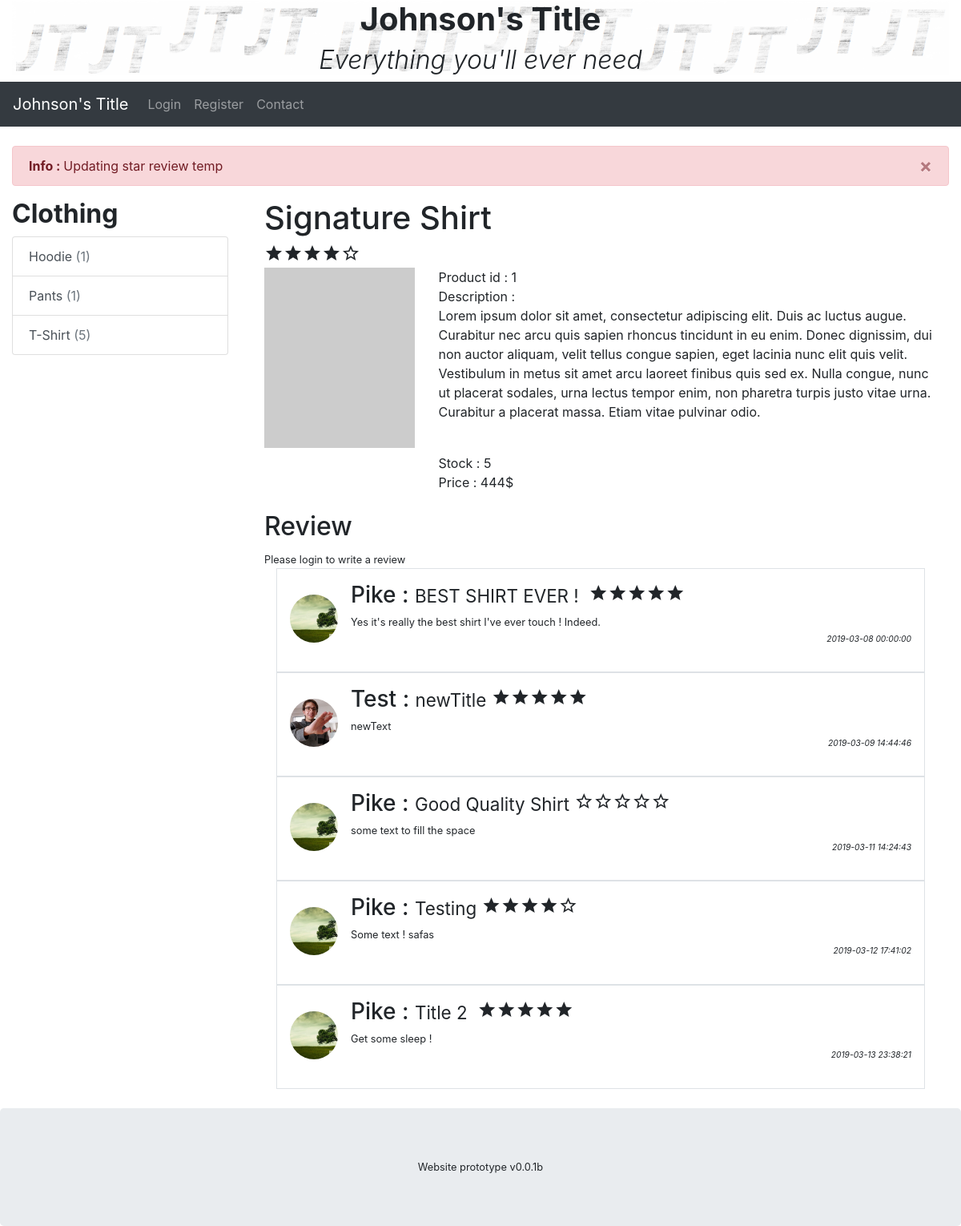
Screenshot of /index.php?action=clothing&productKey=1 with the database file from the repository.
### tables this page shows
CREATE TABLE `products` (
  `id` int(11) NOT NULL,
  `name` varchar(255) NOT NULL,
  `price` int(11) NOT NULL,
  `description` text,
  `stock` int(11) NOT NULL,
  `type` int(11) NOT NULL
);

CREATE TABLE `product_review` (
  `id` int(11) NOT NULL,
  `fkUsersId` int(11) NOT NULL,
  `fkProductsId` int(11) NOT NULL,
  `title` varchar(255) NOT NULL,
  `review` text,
  `star` int(11) DEFAULT NULL,
  `date` datetime NOT NULL DEFAULT CURRENT_TIMESTAMP
);

CREATE TABLE `users` (
  `id` int(11) NOT NULL,
  `pseudo` varchar(255) NOT NULL,
  `pswd` varchar(255) NOT NULL,
  `email` varchar(255) NOT NULL,
  `date_inscription` date NOT NULL
);

### view/frontend/product_view.php (called while the page is built)
<?php ob_start();
require("./view/frontend/content/product/product_handler.php");
require("./view/frontend/content/product/product_display.php");
$content = ob_get_clean();
require('./view/frontend/template2.php');

### controller/frontend.php (called while the page is built, shortened)
<?php
function clothing()
{
	require('./controller/clothing.php');
}

### index.php (called while the page is built)
<?php
require('./controller/frontend.php');
if (isset($_GET['action'])) {
    if ($_GET['action'] == 'main') {
        main();
    }
    elseif ($_GET['action'] == 'register') {
        register();
    }
    elseif ($_GET['action'] == 'login') {
        login();
    }
    elseif ($_GET['action'] == 'logout') {
        logout();
    }
    elseif ($_GET['action'] == 'myProfile') {
        myProfile();
    }
    elseif ($_GET['action'] == 'clothing') {
    clothing();
    }
    elseif ($_GET['action'] == 'title') {
    title();
    }
    else {
        main();
    }
}
else {
    main();
}

### view/frontend/content/product/product_handler.php (the view, shortened to what this page needs)
<?php
require_once("./model/ShopManager.php");
$shopManager = new ShopManager();
$id = $_GET['productKey'];
$data = $shopManager->getProductById($id);
$avgStar = $data['AVG_star']*1;
$s1 = round($avgStar * 2) / 2;
?>
<div>
    <h1> <?= $data["name"] ?> </h1>
    <?= $shopManager->generateStar($s1); ?>
    <br>
</div>
<div class="row">
    <div class="col-md-3">
        <img class="mx-auto d-block img-fluid" src="http://placehold.it/250x300">
    </div>
    <div class="col-md-9">
        Product id : <?= $data["id"] ?>
        <br>
        Description :
        <p>
            <?= $data["description"] ?>
        </p>
        <br>
        Stock : <?= $data["stock"] ?>
        <br>
        Price : <?= $data["price"]; ?>$
        <br>
    </div>
</div>
<?php
$req = $shopManager->getReview($id);
if ($req->rowCount() > 0) {
    while ($data = $req->fetch()) {
        $nbStar = $data['Star'] * 1;
        $star = $shopManager->generateStar($nbStar);
        ?>
<div id="r<?= $data['ReviewID'] ?>" class="media border p-3">
    <img src=<?= "/public/img/users/{$data['Username']}{$data['UserID']}/profile_picture.jpeg" ?> alt="Profile Pic" class="mr-3 mt-3 rounded-circle" style="width:60px;">
    <div class="media-body">
        <div class="row">
            <div class="col">
                <h3> <?= $data['Username'] ?> :
                    <small id="rTitle<?= $data['ReviewID'] ?>">
                        <?= $data['Title'] ?>
                    </small>
                    <span id="rStar<?= $data['ReviewID'] ?>">
                        <?= $star ?>
                    </span>
                </h3>
            </div>
        </div>
        <div id="rText<?= $data['ReviewID'] ?>">
            <?= $data['Text'] ?>
        </div>
        <p class="text-right">
            <small> <i> <?= $data['Date'] ?> </i></small>
        </p>
    </div>
</div>
<?php
}
} else {
    echo "Be the first to review this product !";
}

### model/ShopManager.php (shortened to what this page needs)
<?php
class ShopManager
{
	public function generateStar($star)
	{
		$star1 = "";
		if ($star * 2 % 2 == 0) {
			for ($i = 1; $i <= $star; $i++) {
				$star1 .= "<i value=\"{$i}\" class=\"material-icons\">star</i>";
			}
			for ($i = $star + 1; $i <= 5; $i++) {
				$star1 .= "<i value=\"{$i}\" class=\"material-icons\"> star_border</i>";
			}
			return $star1;
		}
	}
	public function getReview($id)
	{
		$db = $this->dbConnect();
		$req = $db->prepare('
			SELECT product_review.id as `ReviewID`,
			users.pseudo as `Username`,
			users.id as `UserID`,
			products.name as `ProductName`,
			product_review.review as `Text`,
			product_review.star as `Star`,
			product_review.date as `Date`,
			product_review.title as `Title`
			FROM `product_review`, users, products
			WHERE fkUsersId = users.id
			AND fkProductsId = products.id
			AND products.id = :productID');
		$req->execute(array('productID' => $id));
		return $req;
	}
	public function getProductById($id)
	{
		$db = $this->dbConnect();
		$req = $db->prepare("
			SELECT products.id, name, price, products.description ,stock, product_type.type, AVG(product_review.star) as `AVG_star`
			FROM products, product_type, product_review
			WHERE products.type = product_type.id
			AND products.id = `fkProductsId`
			AND products.id = :productID");
		$req->execute(array('productID' => $id));
		return $req->fetch();
	}
	private function dbConnect()
	{
		try {
			$db = new PDO('mysql:host=localhost;dbname=jt_title;charset=utf8', 'root', 'root', array(PDO::ATTR_ERRMODE => PDO::ERRMODE_EXCEPTION));
			return $db;
		} catch (Exception $e) {
			die('Erreur : ' . $e->getMessage());
		}
	}
}

### view/frontend/template2.php (shortened to what this page needs)
<!DOCTYPE html>
<html lang="fr">
<html>
    <head>
        <?php require("./view/frontend/content/head.php"); ?>
    </head>
    <body>
        <div>
            <?php require("./view/frontend/content/header.php"); ?>
            <br>
            <?= $content ?>
            <br>
        </div>
    </body>
    <footer class="jumbotron text-center" style="margin-bottom:0">
        Website prototype v0.0.1b
    </footer>
</html>

### rows the page displays
products: name "Signature Shirt", id "1", description "Lorem ipsum dolor sit amet, consectetur adipiscing elit. Duis ac luctus augue. Curabitur nec arcu quis sapien rhoncus tincidunt in eu enim. Donec dignissim, dui non auctor aliquam, velit tellus congue sapien, eget lacinia nunc elit quis velit. Vestibulum in metus sit amet arcu laoreet finibus quis sed ex. Nulla congue, nunc ut placerat sodales, urna lectus tempor enim, non pharetra turpis justo vitae urna. Curabitur a placerat massa. Etiam vitae pulvinar odio.", stock "5", price "444"
product_review: fkUsersId.pseudo (picture), fkUsersId.pseudo "Pike", title "BEST SHIRT EVER !", star 5 (drawn), review "Yes it's really the best shirt I've ever touch ! Indeed.", date "2019-03-08 00:00:00"
product_review: fkUsersId.pseudo (picture), fkUsersId.pseudo "Test", title "newTitle", star 5 (drawn), review "newText", date "2019-03-09 14:44:46"
product_review: fkUsersId.pseudo (picture), fkUsersId.pseudo "Pike", title "Good Quality Shirt", star 0 (drawn), review "some text to fill the space", date "2019-03-11 14:24:43"
product_review: fkUsersId.pseudo (picture), fkUsersId.pseudo "Pike", title "Testing", star 4 (drawn), review "Some text ! safas", date "2019-03-12 17:41:02"
product_review: fkUsersId.pseudo (picture), fkUsersId.pseudo "Pike", title "Title 2", star 5 (drawn), review "Get some sleep !", date "2019-03-13 23:38:21"

### other values shown
$data["type"] "Hoodie"
$data["count"] "1"
$data["type"] "Pants"
$data["type"] "T-Shirt"
$data["count"] "5"
